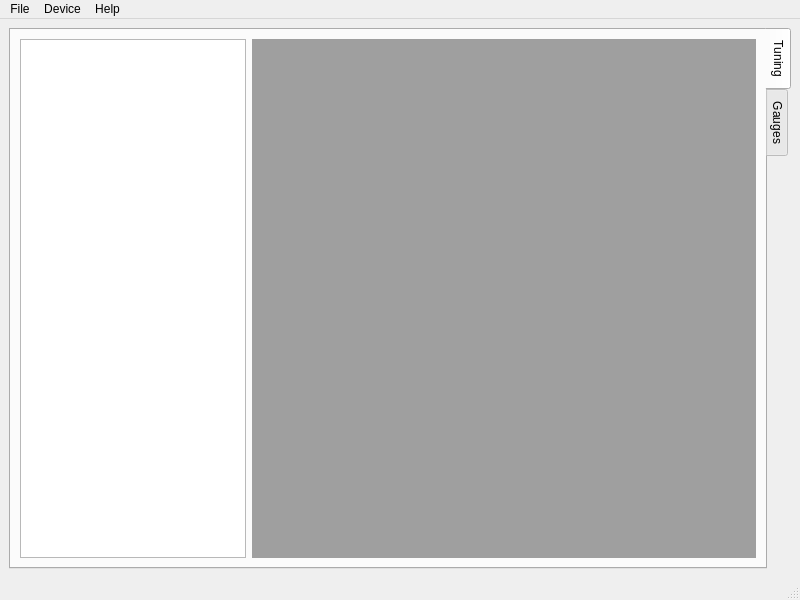
<?xml version="1.0" encoding="UTF-8"?>
<ui version="4.0">
 <class>MainWindow</class>
 <widget class="QMainWindow" name="MainWindow">
  <property name="geometry">
   <rect>
    <x>0</x>
    <y>0</y>
    <width>800</width>
    <height>600</height>
   </rect>
  </property>
  <property name="sizePolicy">
   <sizepolicy hsizetype="Expanding" vsizetype="Expanding">
    <horstretch>0</horstretch>
    <verstretch>0</verstretch>
   </sizepolicy>
  </property>
  <property name="acceptDrops">
   <bool>false</bool>
  </property>
  <property name="windowTitle">
   <string>UniTuner</string>
  </property>
  <property name="iconSize">
   <size>
    <width>32</width>
    <height>32</height>
   </size>
  </property>
  <property name="toolButtonStyle">
   <enum>Qt::ToolButtonTextUnderIcon</enum>
  </property>
  <widget class="QWidget" name="centralwidget">
   <layout class="QVBoxLayout" name="verticalLayout_2">
    <item>
     <widget class="QTabWidget" name="tabWidget">
      <property name="tabPosition">
       <enum>QTabWidget::East</enum>
      </property>
      <property name="currentIndex">
       <number>0</number>
      </property>
      <widget class="QWidget" name="tab_tuning">
       <attribute name="title">
        <string>Tuning</string>
       </attribute>
       <layout class="QHBoxLayout" name="horizontalLayout">
        <item>
         <layout class="QGridLayout" name="gridLayout">
          <item row="0" column="0">
           <widget class="QTreeView" name="treeView">
            <property name="minimumSize">
             <size>
              <width>150</width>
              <height>0</height>
             </size>
            </property>
           </widget>
          </item>
          <item row="0" column="1">
           <widget class="QMdiArea" name="mdiArea"/>
          </item>
         </layout>
        </item>
       </layout>
      </widget>
      <widget class="QWidget" name="tab_gauges">
       <attribute name="title">
        <string>Gauges</string>
       </attribute>
      </widget>
     </widget>
    </item>
   </layout>
  </widget>
  <widget class="QMenuBar" name="menubar">
   <property name="geometry">
    <rect>
     <x>0</x>
     <y>0</y>
     <width>800</width>
     <height>22</height>
    </rect>
   </property>
   <widget class="QMenu" name="menuFile">
    <property name="title">
     <string>File</string>
    </property>
    <addaction name="actionOpen"/>
    <addaction name="separator"/>
    <addaction name="actionSave"/>
    <addaction name="actionSave_as"/>
    <addaction name="actionClose"/>
    <addaction name="separator"/>
    <addaction name="actionQuit"/>
   </widget>
   <widget class="QMenu" name="menuHelp">
    <property name="title">
     <string>Help</string>
    </property>
    <addaction name="actionAbout"/>
   </widget>
   <widget class="QMenu" name="menuTools">
    <property name="title">
     <string>Device</string>
    </property>
    <widget class="QMenu" name="menuSerial_port">
     <property name="title">
      <string>Serial port...</string>
     </property>
     <addaction name="actionNo_serial_ports_detected"/>
    </widget>
    <addaction name="actionConnect"/>
    <addaction name="actionDisconnect"/>
    <addaction name="separator"/>
    <addaction name="menuSerial_port"/>
   </widget>
   <addaction name="menuFile"/>
   <addaction name="menuTools"/>
   <addaction name="menuHelp"/>
  </widget>
  <widget class="QStatusBar" name="statusbar"/>
  <action name="actionOpen">
   <property name="text">
    <string>Open...</string>
   </property>
  </action>
  <action name="actionClose">
   <property name="text">
    <string>Close</string>
   </property>
  </action>
  <action name="actionSave">
   <property name="text">
    <string>Save</string>
   </property>
  </action>
  <action name="actionSave_as">
   <property name="text">
    <string>Save as...</string>
   </property>
  </action>
  <action name="actionConnect">
   <property name="text">
    <string>Connect...</string>
   </property>
  </action>
  <action name="actionDisconnect">
   <property name="text">
    <string>Disconnect</string>
   </property>
  </action>
  <action name="actionNo_serial_ports_detected">
   <property name="text">
    <string>No serial ports detected</string>
   </property>
  </action>
  <action name="actionAbout">
   <property name="text">
    <string>About</string>
   </property>
  </action>
  <action name="actionQuit">
   <property name="text">
    <string>Quit</string>
   </property>
  </action>
 </widget>
 <resources/>
 <connections/>
</ui>
